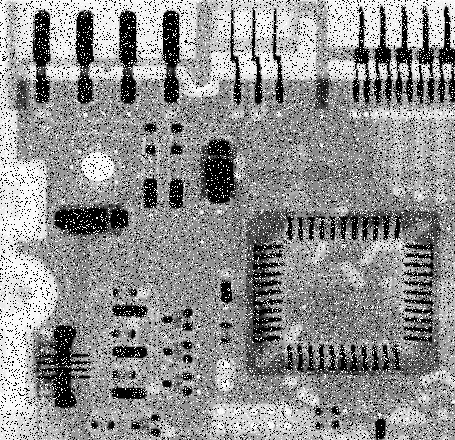
%> input picture exp3/IMG-3/img4.tif, 455 x 440 px
$ octave m01_noise.m   (GNU Octave 9; MATLAB toolbox functions it lacks are replaced by stand-ins)
%> lines starting %> are read from the running program, lines starting %| are printed output that depends on the picture; in (x1, y1, x2, y2) boxes, pixels count from 0 and x2, y2 are one past the last pixel; in counts of white or black regions, pixels touching at a corner belong together; the program's own positions count from 1
[filename,pathname] = uigetfile({'*.*';'*.bmp';'*.jpg';'*.tif';'*.jpg'},'选择图片');
%> the answer given: IMG-3/img4.tif
if isequal(filename,0) || isequal(pathname,0)
    errordlg('您还没有选取图片！！', '温馨提示'); %如果没有输入，则创建错误对话框
    return ;
else
    file_path = [pathname,filename];
    image_init = imread(file_path);
%> image_init is the input picture: size 440x455 uint8; min 0, max 255, mean 144.1
    subplot(2, 1, 1)
    imshow(image_init),title("原图像");
    subplot(2, 1, 2)
    imhist(image_init),title("灰度直方图");
%> after `title("灰度直方图")`:
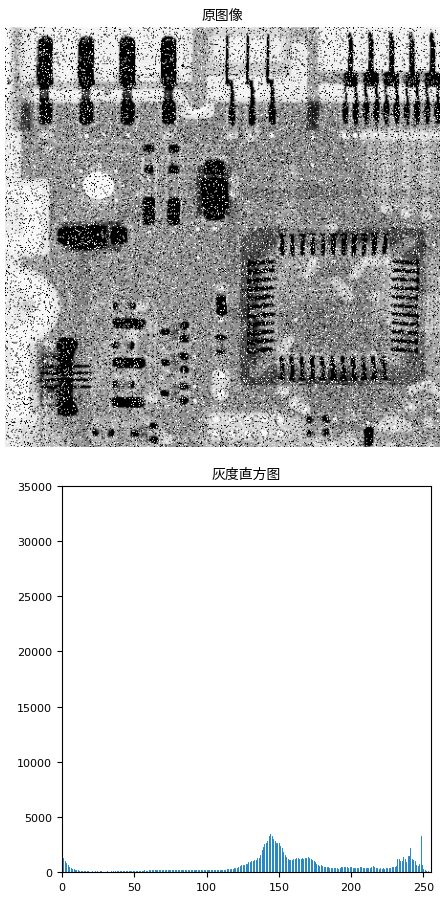
%> figure redrawn from the program's plot data, 2 panels
end

% 均匀区域法
c = [100 100 160 160];
r = [100 160 100 160];
% B = roipoly(im, c, r);
B = image_init(98:158, 98:158);
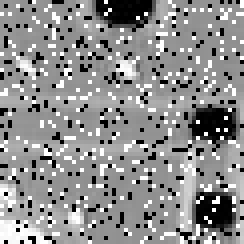
%> B: size 61x61 uint8 (shown 4 times larger); min 0, max 255, mean 141.4
B = double(B);
%> B: size 61x61 double
% 求图像均匀区域的均值和方差
avg = mean2(B);
%> avg = 141.4
[R, C] = size(B);
%> R = 61; C = 61
sum = 0;
for i = 1:R
    for j = 1:C
    sum = sum + (B(i,j)-avg)^2;
    end
end
%> after the loop, sum = 17334031.9
var = sum/(R*C-1);
%> var = 4659.7
fprintf("avg = %.3f, var = %.3f\n", avg, var);
%| avg = 141.422, var = 4659.686
